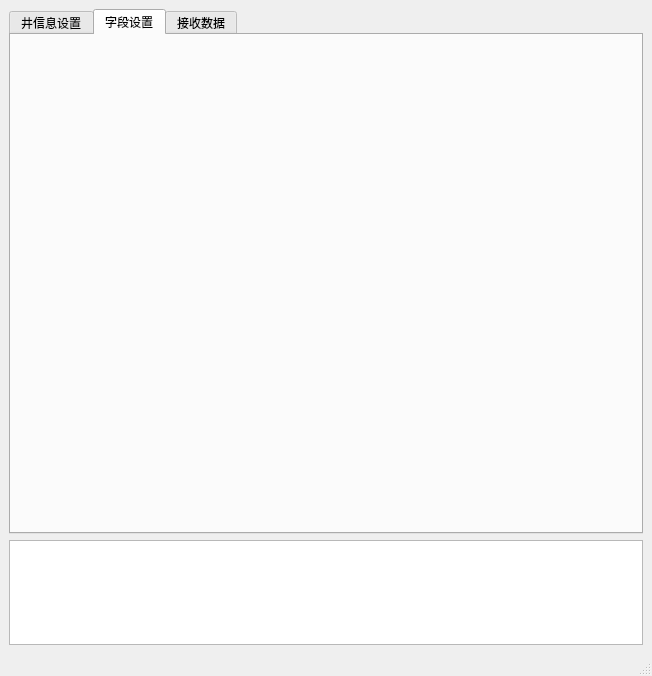
<?xml version="1.0" encoding="UTF-8"?>
<ui version="4.0">
 <class>MainWindow</class>
 <widget class="QMainWindow" name="MainWindow">
  <property name="geometry">
   <rect>
    <x>0</x>
    <y>0</y>
    <width>652</width>
    <height>676</height>
   </rect>
  </property>
  <property name="windowTitle">
   <string>MainWindow</string>
  </property>
  <widget class="QWidget" name="centralwidget">
   <layout class="QVBoxLayout" name="verticalLayout" stretch="5,1">
    <item>
     <widget class="QTabWidget" name="tabWidget">
      <property name="currentIndex">
       <number>1</number>
      </property>
      <widget class="QWidget" name="tab">
       <attribute name="title">
        <string>井信息设置</string>
       </attribute>
       <widget class="QWidget" name="formLayoutWidget_2">
        <property name="geometry">
         <rect>
          <x>11</x>
          <y>21</y>
          <width>276</width>
          <height>343</height>
         </rect>
        </property>
        <layout class="QFormLayout" name="formLayout_2">
         <property name="horizontalSpacing">
          <number>7</number>
         </property>
         <property name="verticalSpacing">
          <number>15</number>
         </property>
         <item row="0" column="0">
          <widget class="QLabel" name="label_7">
           <property name="text">
            <string>区    块</string>
           </property>
          </widget>
         </item>
         <item row="0" column="1">
          <widget class="QComboBox" name="comboBox_block">
           <property name="sizePolicy">
            <sizepolicy hsizetype="Preferred" vsizetype="Fixed">
             <horstretch>0</horstretch>
             <verstretch>0</verstretch>
            </sizepolicy>
           </property>
           <property name="minimumSize">
            <size>
             <width>0</width>
             <height>25</height>
            </size>
           </property>
          </widget>
         </item>
         <item row="1" column="0">
          <widget class="QLabel" name="label_8">
           <property name="text">
            <string>井    号</string>
           </property>
          </widget>
         </item>
         <item row="1" column="1">
          <widget class="QComboBox" name="comboBox_well">
           <property name="sizePolicy">
            <sizepolicy hsizetype="Preferred" vsizetype="Fixed">
             <horstretch>0</horstretch>
             <verstretch>0</verstretch>
            </sizepolicy>
           </property>
           <property name="minimumSize">
            <size>
             <width>0</width>
             <height>25</height>
            </size>
           </property>
          </widget>
         </item>
         <item row="2" column="0">
          <widget class="QLabel" name="label_9">
           <property name="text">
            <string>压裂次数</string>
           </property>
          </widget>
         </item>
         <item row="2" column="1">
          <widget class="QComboBox" name="comboBox_frac_num">
           <property name="sizePolicy">
            <sizepolicy hsizetype="Preferred" vsizetype="Fixed">
             <horstretch>0</horstretch>
             <verstretch>0</verstretch>
            </sizepolicy>
           </property>
           <property name="minimumSize">
            <size>
             <width>0</width>
             <height>25</height>
            </size>
           </property>
          </widget>
         </item>
         <item row="3" column="0">
          <widget class="QLabel" name="label_12">
           <property name="text">
            <string>层    位</string>
           </property>
          </widget>
         </item>
         <item row="3" column="1">
          <widget class="QComboBox" name="comboBox_layer">
           <property name="sizePolicy">
            <sizepolicy hsizetype="Preferred" vsizetype="Fixed">
             <horstretch>0</horstretch>
             <verstretch>0</verstretch>
            </sizepolicy>
           </property>
           <property name="minimumSize">
            <size>
             <width>0</width>
             <height>25</height>
            </size>
           </property>
          </widget>
         </item>
         <item row="4" column="0">
          <widget class="QLabel" name="label_10">
           <property name="text">
            <string> 段/级编号 </string>
           </property>
          </widget>
         </item>
         <item row="4" column="1">
          <widget class="QComboBox" name="comboBox_period">
           <property name="sizePolicy">
            <sizepolicy hsizetype="Preferred" vsizetype="Fixed">
             <horstretch>0</horstretch>
             <verstretch>0</verstretch>
            </sizepolicy>
           </property>
           <property name="minimumSize">
            <size>
             <width>0</width>
             <height>25</height>
            </size>
           </property>
          </widget>
         </item>
         <item row="5" column="0">
          <widget class="QLabel" name="label_11">
           <property name="text">
            <string>压 裂 队</string>
           </property>
          </widget>
         </item>
         <item row="5" column="1">
          <widget class="QComboBox" name="comboBox_crew">
           <property name="sizePolicy">
            <sizepolicy hsizetype="Preferred" vsizetype="Fixed">
             <horstretch>0</horstretch>
             <verstretch>0</verstretch>
            </sizepolicy>
           </property>
           <property name="minimumSize">
            <size>
             <width>0</width>
             <height>25</height>
            </size>
           </property>
          </widget>
         </item>
         <item row="6" column="0">
          <widget class="QLabel" name="label_16">
           <property name="text">
            <string>仪表车厂家</string>
           </property>
          </widget>
         </item>
         <item row="6" column="1">
          <widget class="QComboBox" name="comboBox_measuring_truck">
           <property name="sizePolicy">
            <sizepolicy hsizetype="Preferred" vsizetype="Fixed">
             <horstretch>0</horstretch>
             <verstretch>0</verstretch>
            </sizepolicy>
           </property>
           <property name="minimumSize">
            <size>
             <width>0</width>
             <height>25</height>
            </size>
           </property>
          </widget>
         </item>
         <item row="7" column="0">
          <widget class="QLabel" name="label_13">
           <property name="text">
            <string>传输方式</string>
           </property>
          </widget>
         </item>
         <item row="7" column="1">
          <layout class="QHBoxLayout" name="horizontalLayout" stretch="0,0">
           <item>
            <widget class="QRadioButton" name="radioButton_direct_transmission">
             <property name="text">
              <string>软件直传</string>
             </property>
             <property name="checked">
              <bool>true</bool>
             </property>
            </widget>
           </item>
           <item>
            <widget class="QRadioButton" name="radioButton_indirect_transmission">
             <property name="text">
              <string>串口转传</string>
             </property>
            </widget>
           </item>
          </layout>
         </item>
         <item row="8" column="0">
          <widget class="QLabel" name="label_14">
           <property name="text">
            <string>设 备 号</string>
           </property>
          </widget>
         </item>
         <item row="8" column="1">
          <widget class="QComboBox" name="comboBox_device_num">
           <property name="sizePolicy">
            <sizepolicy hsizetype="Preferred" vsizetype="Fixed">
             <horstretch>0</horstretch>
             <verstretch>0</verstretch>
            </sizepolicy>
           </property>
           <property name="minimumSize">
            <size>
             <width>0</width>
             <height>25</height>
            </size>
           </property>
          </widget>
         </item>
        </layout>
       </widget>
       <widget class="QPushButton" name="pushButton_upload_wellinfo">
        <property name="geometry">
         <rect>
          <x>10</x>
          <y>380</y>
          <width>281</width>
          <height>61</height>
         </rect>
        </property>
        <property name="sizePolicy">
         <sizepolicy hsizetype="Minimum" vsizetype="Minimum">
          <horstretch>0</horstretch>
          <verstretch>0</verstretch>
         </sizepolicy>
        </property>
        <property name="font">
         <font>
          <pointsize>10</pointsize>
         </font>
        </property>
        <property name="text">
         <string>上传井信息，准备开始施工</string>
        </property>
        <property name="iconSize">
         <size>
          <width>20</width>
          <height>20</height>
         </size>
        </property>
       </widget>
      </widget>
      <widget class="QWidget" name="tab_2">
       <attribute name="title">
        <string>字段设置</string>
       </attribute>
      </widget>
      <widget class="QWidget" name="tab_3">
       <attribute name="title">
        <string>接收数据</string>
       </attribute>
       <widget class="QPushButton" name="pushButton_start_receive">
        <property name="geometry">
         <rect>
          <x>20</x>
          <y>40</y>
          <width>101</width>
          <height>41</height>
         </rect>
        </property>
        <property name="text">
         <string>开始接收</string>
        </property>
       </widget>
       <widget class="QPushButton" name="pushButton_stop_receive">
        <property name="geometry">
         <rect>
          <x>20</x>
          <y>110</y>
          <width>101</width>
          <height>41</height>
         </rect>
        </property>
        <property name="text">
         <string>停止接收</string>
        </property>
       </widget>
       <widget class="QTextBrowser" name="textBrowser">
        <property name="geometry">
         <rect>
          <x>20</x>
          <y>221</y>
          <width>431</width>
          <height>181</height>
         </rect>
        </property>
       </widget>
      </widget>
     </widget>
    </item>
    <item>
     <widget class="QTextEdit" name="textEdit">
      <property name="enabled">
       <bool>true</bool>
      </property>
      <property name="sizePolicy">
       <sizepolicy hsizetype="Expanding" vsizetype="Preferred">
        <horstretch>0</horstretch>
        <verstretch>0</verstretch>
       </sizepolicy>
      </property>
     </widget>
    </item>
   </layout>
  </widget>
  <widget class="QMenuBar" name="menubar">
   <property name="geometry">
    <rect>
     <x>0</x>
     <y>0</y>
     <width>652</width>
     <height>26</height>
    </rect>
   </property>
  </widget>
  <widget class="QStatusBar" name="statusbar"/>
 </widget>
 <resources/>
 <connections/>
</ui>
